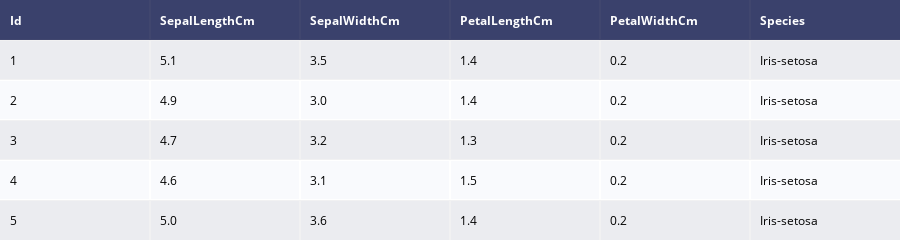

Notebook code cell kept with this figure:
### Code cell
table = create_table(df.head())
py.iplot(table)

### Figure 1 — Plotly figure (JSON) as saved in the notebook; plotly's stock layout.template omitted (floating-point values rounded to 4 significant figures)
{"data": [{"colorscale": [[0, "#00083e"], [0.5, "#ededee"], [1, "#ffffff"]], "hoverinfo": "none", "opacity": 0.75, "showscale": false, "type": "heatmap", "z": [[0, 0, 0, 0, 0, 0], [0.5, 0.5, 0.5, 0.5, 0.5, 0.5], [1, 1, 1, 1, 1, 1], [0.5, 0.5, 0.5, 0.5, 0.5, 0.5], [1, 1, 1, 1, 1, 1], [0.5, 0.5, 0.5, 0.5, 0.5, 0.5]]}], "layout": {"annotations": [{"align": "left", "font": {"color": "#ffffff"}, "showarrow": false, "text": "<b>Id</b>", "x": -0.45, "xanchor": "left", "xref": "x", "y": 0, "yref": "y"}, {"align": "left", "font": {"color": "#ffffff"}, "showarrow": false, "text": "<b>SepalLengthCm</b>", "x": 0.55, "xanchor": "left", "xref": "x", "y": 0, "yref": "y"}, {"align": "left", "font": {"color": "#ffffff"}, "showarrow": false, "text": "<b>SepalWidthCm</b>", "x": 1.55, "xanchor": "left", "xref": "x", "y": 0, "yref": "y"}, {"align": "left", "font": {"color": "#ffffff"}, "showarrow": false, "text": "<b>PetalLengthCm</b>", "x": 2.55, "xanchor": "left", "xref": "x", "y": 0, "yref": "y"}, {"align": "left", "font": {"color": "#ffffff"}, "showarrow": false, "text": "<b>PetalWidthCm</b>", "x": 3.55, "xanchor": "left", "xref": "x", "y": 0, "yref": "y"}, {"align": "left", "font": {"color": "#ffffff"}, "showarrow": false, "text": "<b>Species</b>", "x": 4.55, "xanchor": "left", "xref": "x", "y": 0, "yref": "y"}, {"align": "left", "font": {"color": "#000000"}, "showarrow": false, "text": "1", "x": -0.45, "xanchor": "left", "xref": "x", "y": 1, "yref": "y"}, {"align": "left", "font": {"color": "#000000"}, "showarrow": false, "text": "5.1", "x": 0.55, "xanchor": "left", "xref": "x", "y": 1, "yref": "y"}, {"align": "left", "font": {"color": "#000000"}, "showarrow": false, "text": "3.5", "x": 1.55, "xanchor": "left", "xref": "x", "y": 1, "yref": "y"}, {"align": "left", "font": {"color": "#000000"}, "showarrow": false, "text": "1.4", "x": 2.55, "xanchor": "left", "xref": "x", "y": 1, "yref": "y"}, {"align": "left", "font": {"color": "#000000"}, "showarrow": false, "text": "0.2", "x": 3.55, "xanchor": "left", "xref": "x", "y": 1, "yref": "y"}, {"align": "left", "font": {"color": "#000000"}, "showarrow": false, "text": "Iris-setosa", "x": 4.55, "xanchor": "left", "xref": "x", "y": 1, "yref": "y"}, {"align": "left", "font": {"color": "#000000"}, "showarrow": false, "text": "2", "x": -0.45, "xanchor": "left", "xref": "x", "y": 2, "yref": "y"}, {"align": "left", "font": {"color": "#000000"}, "showarrow": false, "text": "4.9", "x": 0.55, "xanchor": "left", "xref": "x", "y": 2, "yref": "y"}, {"align": "left", "font": {"color": "#000000"}, "showarrow": false, "text": "3.0", "x": 1.55, "xanchor": "left", "xref": "x", "y": 2, "yref": "y"}, {"align": "left", "font": {"color": "#000000"}, "showarrow": false, "text": "1.4", "x": 2.55, "xanchor": "left", "xref": "x", "y": 2, "yref": "y"}, {"align": "left", "font": {"color": "#000000"}, "showarrow": false, "text": "0.2", "x": 3.55, "xanchor": "left", "xref": "x", "y": 2, "yref": "y"}, {"align": "left", "font": {"color": "#000000"}, "showarrow": false, "text": "Iris-setosa", "x": 4.55, "xanchor": "left", "xref": "x", "y": 2, "yref": "y"}, {"align": "left", "font": {"color": "#000000"}, "showarrow": false, "text": "3", "x": -0.45, "xanchor": "left", "xref": "x", "y": 3, "yref": "y"}, {"align": "left", "font": {"color": "#000000"}, "showarrow": false, "text": "4.7", "x": 0.55, "xanchor": "left", "xref": "x", "y": 3, "yref": "y"}, {"align": "left", "font": {"color": "#000000"}, "showarrow": false, "text": "3.2", "x": 1.55, "xanchor": "left", "xref": "x", "y": 3, "yref": "y"}, {"align": "left", "font": {"color": "#000000"}, "showarrow": false, "text": "1.3", "x": 2.55, "xanchor": "left", "xref": "x", "y": 3, "yref": "y"}, {"align": "left", "font": {"color": "#000000"}, "showarrow": false, "text": "0.2", "x": 3.55, "xanchor": "left", "xref": "x", "y": 3, "yref": "y"}, {"align": "left", "font": {"color": "#000000"}, "showarrow": false, "text": "Iris-setosa", "x": 4.55, "xanchor": "left", "xref": "x", "y": 3, "yref": "y"}, {"align": "left", "font": {"color": "#000000"}, "showarrow": false, "text": "4", "x": -0.45, "xanchor": "left", "xref": "x", "y": 4, "yref": "y"}, {"align": "left", "font": {"color": "#000000"}, "showarrow": false, "text": "4.6", "x": 0.55, "xanchor": "left", "xref": "x", "y": 4, "yref": "y"}, {"align": "left", "font": {"color": "#000000"}, "showarrow": false, "text": "3.1", "x": 1.55, "xanchor": "left", "xref": "x", "y": 4, "yref": "y"}, {"align": "left", "font": {"color": "#000000"}, "showarrow": false, "text": "1.5", "x": 2.55, "xanchor": "left", "xref": "x", "y": 4, "yref": "y"}, {"align": "left", "font": {"color": "#000000"}, "showarrow": false, "text": "0.2", "x": 3.55, "xanchor": "left", "xref": "x", "y": 4, "yref": "y"}, {"align": "left", "font": {"color": "#000000"}, "showarrow": false, "text": "Iris-setosa", "x": 4.55, "xanchor": "left", "xref": "x", "y": 4, "yref": "y"}, {"align": "left", "font": {"color": "#000000"}, "showarrow": false, "text": "5", "x": -0.45, "xanchor": "left", "xref": "x", "y": 5, "yref": "y"}, {"align": "left", "font": {"color": "#000000"}, "showarrow": false, "text": "5.0", "x": 0.55, "xanchor": "left", "xref": "x", "y": 5, "yref": "y"}, {"align": "left", "font": {"color": "#000000"}, "showarrow": false, "text": "3.6", "x": 1.55, "xanchor": "left", "xref": "x", "y": 5, "yref": "y"}, {"align": "left", "font": {"color": "#000000"}, "showarrow": false, "text": "1.4", "x": 2.55, "xanchor": "left", "xref": "x", "y": 5, "yref": "y"}, {"align": "left", "font": {"color": "#000000"}, "showarrow": false, "text": "0.2", "x": 3.55, "xanchor": "left", "xref": "x", "y": 5, "yref": "y"}, {"align": "left", "font": {"color": "#000000"}, "showarrow": false, "text": "Iris-setosa", "x": 4.55, "xanchor": "left", "xref": "x", "y": 5, "yref": "y"}], "height": 230, "margin": {"b": 0, "l": 0, "r": 0, "t": 0}, "xaxis": {"dtick": 1, "gridwidth": 2, "showticklabels": false, "tick0": -0.5, "ticks": "", "zeroline": false}, "yaxis": {"autorange": "reversed", "dtick": 1, "gridwidth": 2, "showticklabels": false, "tick0": 0.5, "ticks": "", "zeroline": false}}}
